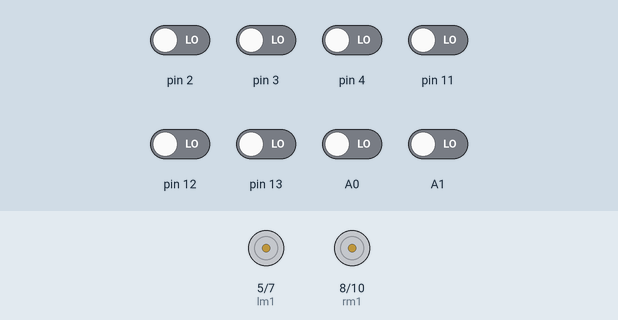
This sketch was run on a simulated Arduino Uno, built with avr-gcc and run on an emulated ATmega328P. On the bench: motor-driver pin pairs drawn as motors (green arrow = first pin HIGH = forward, orange = second pin HIGH = backward, longer = more drive, scaled by the enable pin). The inputs (shaded band) are chosen by the test bench; at power-on: A0, A1, pin 2–4, pin 11–13 LOW.

Above: at 1.2 s.
1.3 s: pin 2 driven HIGH
At 1.9 s:
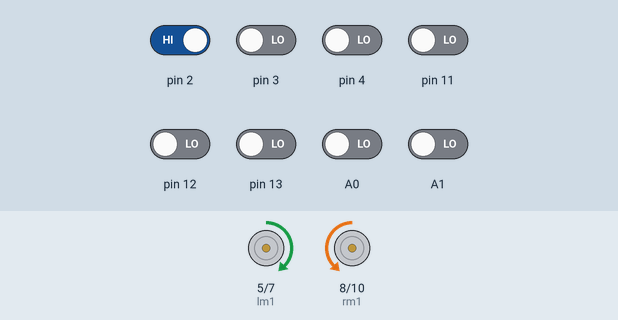
2.8 s: pin 13 driven HIGH
At 3.9 s:
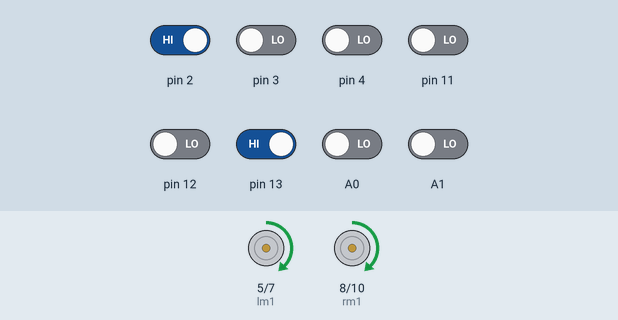
4.3 s: pin 2 driven LOW
At 5.4 s:
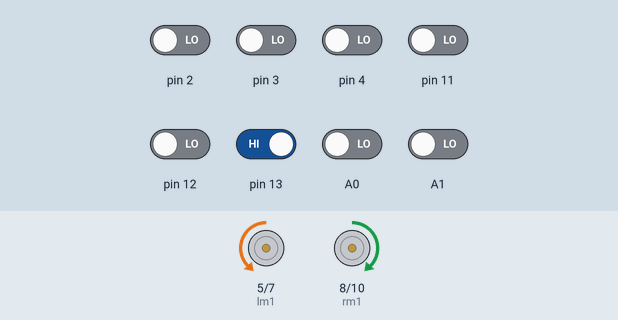
Timing chart, 0 to 7.3 s (numbered marks = the images above; inputs shaded):
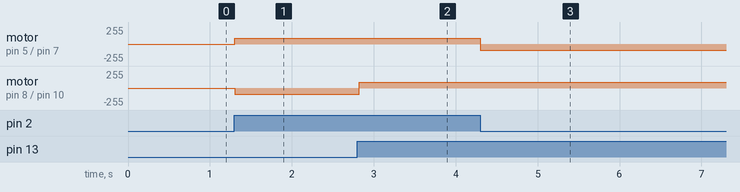

The sketch:

line_298n.ino
```cpp
#define lc 0
#define sc 1

#define lm1 5
#define lm2 7
#define enB 6
#define rm1 8
#define rm2 10
#define enA 9

int s1,s2,s3,s4,s5,s6,s7,s8;
int error=0;

void setup() {
  // put your setup code here, to run once:
pinMode(lm1,OUTPUT);
pinMode(lm2,OUTPUT);
pinMode(rm1,OUTPUT);
pinMode(rm2,OUTPUT);
pinMode(enA,OUTPUT);
pinMode(enB,OUTPUT);

}

void readsensors()
{
  s1=digitalRead(2);
  s2=digitalRead(3);
  s3=digitalRead(4);
  s4=digitalRead(11);
  s5=digitalRead(A1);
  s6=digitalRead(A0);
  s7=digitalRead(12);
  s8=digitalRead(13);
}

void straight()
{
  analogWrite(enB,90);
  analogWrite(enA,90);
  digitalWrite(lm1,HIGH);
  digitalWrite(lm2,LOW);
  digitalWrite(rm1,HIGH);
  digitalWrite(rm2,LOW);

/*analogWrite(lm1,120);
  analogWrite(lm2,0);
  analogWrite(rm1,120);
  analogWrite(rm2,0); */
}
void left_turn1()
{
  analogWrite(enB,90);
  analogWrite(enA,90);
  digitalWrite(lm1,LOW);
  digitalWrite(lm2,HIGH);
  digitalWrite(rm1,HIGH);
  digitalWrite(rm2,LOW);

/*analogWrite(lm1,0);
  analogWrite(lm2,100);
  analogWrite(rm1,140);
  analogWrite(rm2,0);*/
}
void right_turn1()
{
  analogWrite(enB,90);
  analogWrite(enA,90);
  digitalWrite(lm1,HIGH);
  digitalWrite(lm2,LOW);
  digitalWrite(rm1,LOW);
  digitalWrite(rm2,HIGH);

/*analogWrite(lm1,140);
  analogWrite(lm2,0);
  analogWrite(rm1,0);
  analogWrite(rm2,100);*/
}
void left_turn2()
{
  analogWrite(enB,90);
  analogWrite(enA,90);
  digitalWrite(lm1,LOW);
  digitalWrite(lm2,HIGH);
  digitalWrite(rm1,HIGH);
  digitalWrite(rm2,LOW);
/*analogWrite(lm1,0);
  analogWrite(lm2,80);
  analogWrite(rm1,160);
  analogWrite(rm2,0);*/
}
void right_turn2()
{
  analogWrite(enB,90);
  analogWrite(enA,90);
  digitalWrite(lm1,HIGH);
  digitalWrite(lm2,LOW);
  digitalWrite(rm1,LOW);
  digitalWrite(rm2,HIGH);
/*analogWrite(lm1,160);
  analogWrite(lm2,0);
  analogWrite(rm1,0);
  analogWrite(rm2,80);*/
}
void left_turn3()
{
  analogWrite(enB,90);
  analogWrite(enA,90);
  digitalWrite(lm1,LOW);
  digitalWrite(lm2,HIGH);
  digitalWrite(rm1,HIGH);
  digitalWrite(rm2,LOW);
/*analogWrite(lm1,0);
  analogWrite(lm2,40);
  analogWrite(rm1,180);
  analogWrite(rm2,0);*/
}
void right_turn3()
{
  analogWrite(enB,90);
  analogWrite(enA,90);
  digitalWrite(lm1,HIGH);
  digitalWrite(lm2,LOW);
  digitalWrite(rm1,LOW);
  digitalWrite(rm2,HIGH);
/*analogWrite(lm1,180);
  analogWrite(lm2,0);
  analogWrite(rm1,0);
  analogWrite(rm2,40);*/
}
void left_90()
{
  analogWrite(enB,90);
  analogWrite(enA,90);
  digitalWrite(lm1,LOW);
  digitalWrite(lm2,HIGH);
  digitalWrite(rm1,HIGH);
  digitalWrite(rm2,LOW);
/*analogWrite(lm1,0);
  analogWrite(lm2,200);
  analogWrite(rm1,200);
  analogWrite(rm2,0);*/
}
void right_90()
{
  analogWrite(enB,90);
  analogWrite(enA,90);
  digitalWrite(lm1,HIGH);
  digitalWrite(lm2,LOW);
  digitalWrite(rm1,LOW);
  digitalWrite(rm2,HIGH);
/*analogWrite(lm1,200);
  analogWrite(lm2,0);
  analogWrite(rm1,0);
  analogWrite(rm2,200);*/
}
void brake()
{
  analogWrite(enB,0);
  analogWrite(enA,0);
  digitalWrite(lm1,LOW);
  digitalWrite(lm2,LOW);
  digitalWrite(rm1,LOW);
  digitalWrite(rm2,LOW);
/*analogWrite(lm1,255);
  analogWrite(lm2,255);
  analogWrite(rm1,255);
  analogWrite(rm2,255);*/
}
void error_map()
{
  if((s3==sc)&&(s4==lc)&&(s5==lc)&&(s6==sc))
    {
      error=0;
    }

    else if((s3==sc)&&(s4==lc)&&(s5==sc)&&(s6==sc))
    {
      error=-0.5;
    }
    else if((s3==lc)&&(s4==lc)&&(s5==sc)&&(s6==sc))
    {
      error=-1;
    }
    else if((s2==sc)&&(s3==lc)&&(s4==sc)&&(s5==sc))
    {
      error=-1.5;
    }
    else if((s2==lc)&&(s3==lc)&&(s4==sc)&&(s5==sc))
    {
      error=-2;
    }
    else if((s1==sc)&&(s2==lc)&&(s3==sc)&&(s4==sc))
    {
      error=-2.5;
    }


    else if((s3==sc)&&(s4==sc)&&(s5==lc)&&(s6==sc))
    {
      error=0.5;
    }
    else if((s3==sc)&&(s4==sc)&&(s5==lc)&&(s6==lc))
    {
      error=1;
    }
    else if((s4==sc)&&(s5==sc)&&(s6==lc)&&(s7==sc))
    {
      error=1.5;
    }
    else if((s4==sc)&&(s5==sc)&&(s6==lc)&&(s7==lc))
    {
      error=2;
    }
    else if((s5==sc)&&(s6==sc)&&(s7==lc)&&(s8==sc))
    {
      error=2.5;
    }
}

void loop() {
  // put your main code here, to run repeatedly:

    readsensors();

    if((s1==lc)&&(s8==sc))
    {
      left_90();
      delay(40);
    }
    else if((s1==sc)&&(s8==lc))
    {
      right_90();
      delay(40);
    }

    else
    {
      error_map();

      if(error<0 && error>-1)
        left_turn1();
      else if(error<=-1 && error>-2)
        left_turn2();
      else if(error<=-2.5)
        left_turn3();

      else if(error>0 && error<1)
        right_turn1();
      else if(error>=1 && error<2)
        right_turn2();
      else if(error>=2)
        right_turn3();

      else if((s1==lc)&&(s2==lc)&&(s3==lc)&&(s4==lc)&&(s5==lc)&&(s6==lc)&&(s7==lc))
      {
        brake();
      }
        else
        straight();

    }

}
```

Measured:
- after the input at 1.3 s, motor on pin 5 (lm1) / pin 7 (lm2): stopped → forward 90/255 at once; motor on pin 8 (rm1) / pin 10 (rm2): stopped → backward 90/255 at once
- after the input at 2.8 s, motor on pin 8 (rm1) / pin 10 (rm2): backward 90/255 → forward 90/255 at once
- after the input at 4.3 s, motor on pin 5 (lm1) / pin 7 (lm2): forward 90/255 → backward 90/255 at once
